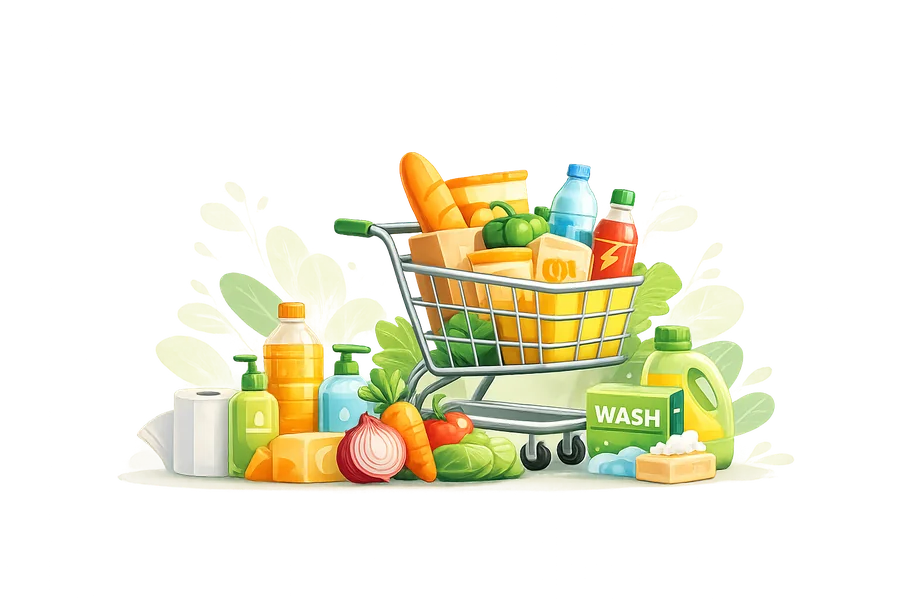
#> input picture app/src/assets/brand/login-illustration.webp, 900 x 600 px
$ python frame-photo.py ../app/src/assets/brand/login-illustration.webp ../app/src/assets/brand/login-illustration.webp
#> lines starting #> are read from the running program, lines starting #| are printed output that depends on the picture; after the words box and inside, x2 and y2 are one past the last pixel; in counts of white or black regions, pixels touching at a corner belong together
# Frames one product photo like every other product picture (DECISIONS D-89, D-95): trims the empty
# (transparent or near-white) border, fits the item to 78% of a 480 × 480 white square, centred, soft shadow.
# Usage: python3 tools/frame-photo.py <input image> <output .webp>
import sys
import numpy as np
from PIL import Image, ImageFilter

SIZE, FILL = 480, 0.78
src, dst = sys.argv[1], sys.argv[2]
im = Image.open(src)
#> im is the input picture: PIL image 900x600 RGBA; mean R, G, B, A 66, 64.7, 43.5, 61.2
rgba = im.convert('RGBA')
arr = np.array(rgba)
if (arr[..., 3] < 250).mean() > 0.02:  # has real transparency: use it as the item's outline
    mask = arr[..., 3] > 24
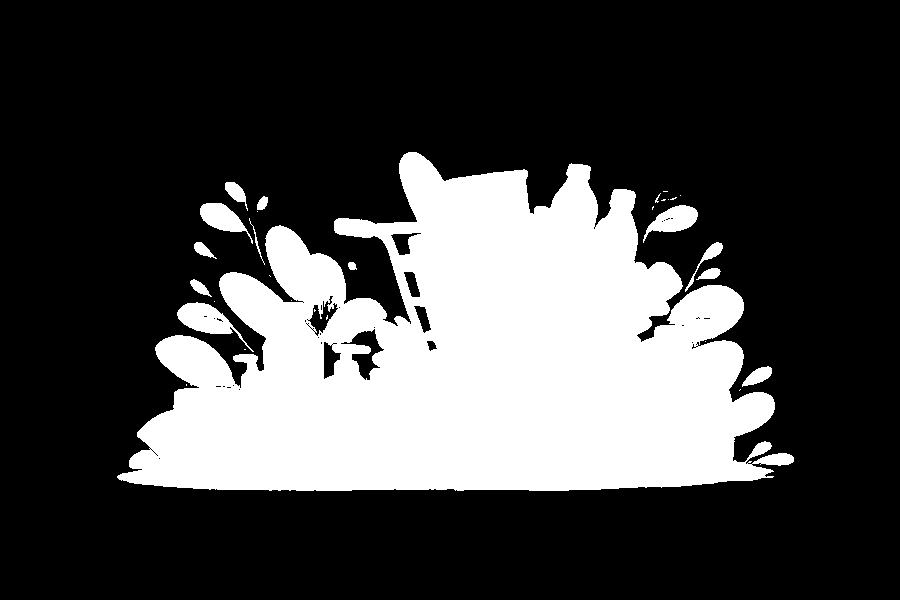
#> mask: shape (600, 900) bool; 27% white; 30 white regions (17 under 20 px), largest, box (x1, y1, x2, y2) and area: (117, 152, 794, 491) 141015, (177, 302, 254, 352) 1278, (643, 205, 698, 243) 960
else:  # packshot on a light background: everything that is not near-white
    mask = (arr[..., :3].min(axis=2) < 242)
ys, xs = np.nonzero(mask)
if len(xs) == 0:
    ys, xs = np.nonzero(np.ones(mask.shape, bool))
obj = rgba.crop((xs.min(), ys.min(), xs.max() + 1, ys.max() + 1))
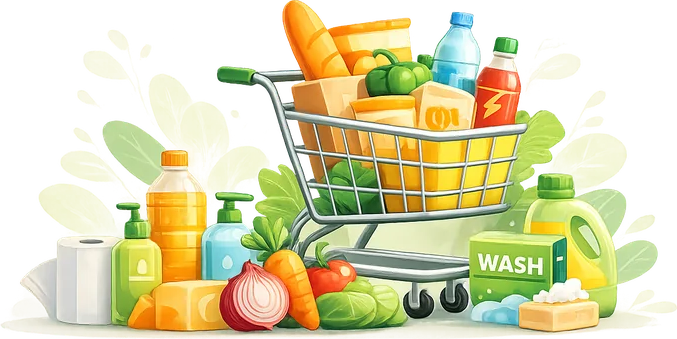
#> obj: PIL image 677x339 RGBA; mean R, G, B, A 149.5, 146.6, 97, 143.9; transparent parts drawn white
box = int(SIZE * FILL)
k = min(box / obj.width, box / obj.height)
#> k = 0.552
obj = obj.resize((max(1, round(obj.width * k)), max(1, round(obj.height * k))), Image.LANCZOS)
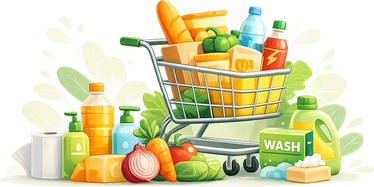
#> obj: PIL image 374x187 RGBA; mean R, G, B, A 135.1, 132.2, 83.8, 143.9; transparent parts drawn white
x, y = (SIZE - obj.width) // 2, (SIZE - obj.height) // 2
#> x = 53; y = 146
canvas = Image.new('RGB', (SIZE, SIZE), (255, 255, 255))
#> canvas: PIL image 480x480 RGB; every value is 255
alpha = obj.split()[3]
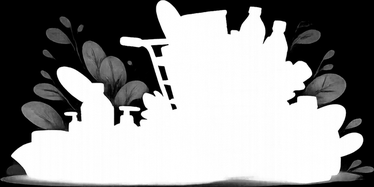
#> alpha: PIL image 374x187 L; min 0, max 255, mean 143.9
sh = Image.new('L', (SIZE, SIZE), 0)
#> sh: PIL image 480x480 L; every value is 0
sh.paste(alpha.point(lambda v: int(v * 0.14)), (x, y + 8))
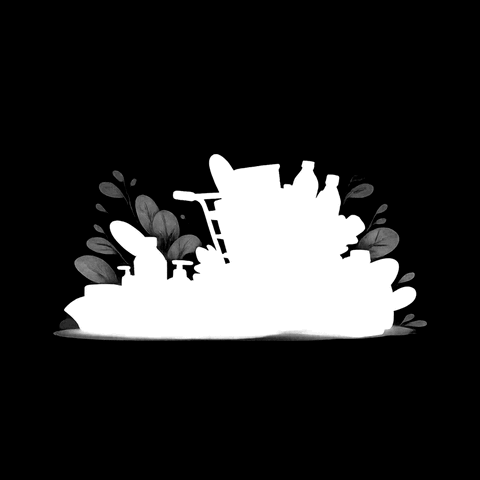
#> sh: PIL image 480x480 L; min 0, max 35, mean 6; drawn with min black and max white
canvas.paste((40, 40, 40), (0, 0), sh.filter(ImageFilter.GaussianBlur(12)))
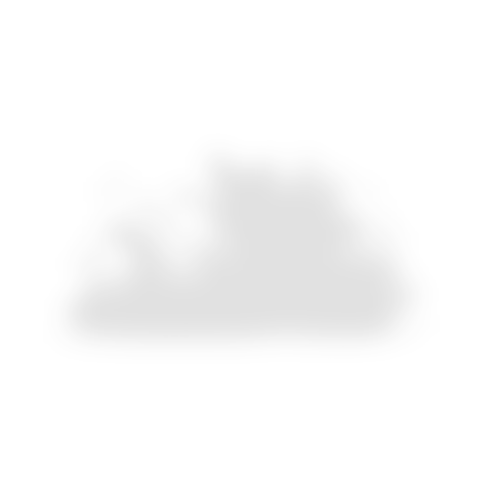
#> canvas: PIL image 480x480 RGB; min 225, max 255, mean 249.9
canvas.paste(obj, (x, y), alpha)
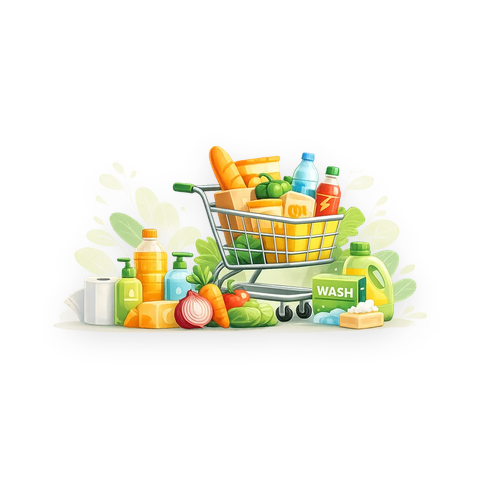
#> canvas: PIL image 480x480 RGB; mean R, G, B 243.3, 242.4, 230.1
canvas.save(dst, 'WEBP', quality=86, method=6)
